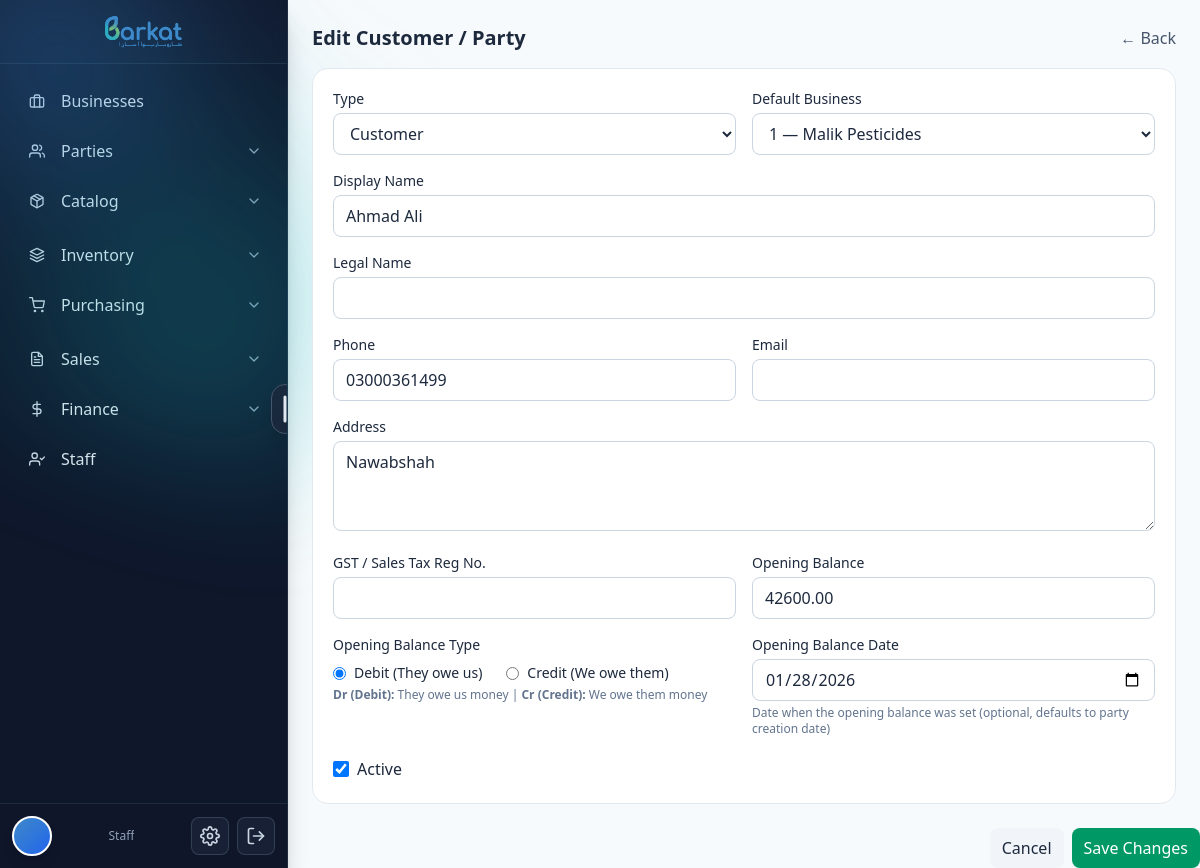
The app's page /party/22/edit/ with its own data.
### barkat/models.py (models this page shows, shortened)
class TimeStampedBy(models.Model):
    created_at = models.DateTimeField(default=timezone.now, db_index=True, editable=True)
    updated_at = models.DateTimeField(auto_now=True, db_index=True)
    created_by = models.ForeignKey(
        settings.AUTH_USER_MODEL, null=True, blank=True,
        on_delete=models.SET_NULL, related_name="%(class)s_created"
    )
    updated_by = models.ForeignKey(
        settings.AUTH_USER_MODEL, null=True, blank=True,
        on_delete=models.SET_NULL, related_name="%(class)s_updated"
    )
    is_active = models.BooleanField(default=True, db_index=True)
    is_deleted = models.BooleanField(default=False, db_index=True)
    class Meta:
        abstract = True

class Party(TimeStampedBy):
    CUSTOMER = "CUSTOMER"
    VENDOR = "VENDOR"
    BOTH = "BOTH"
    PARTY_TYPES = [(CUSTOMER, "Customer"), (VENDOR, "Vendor"), (BOTH, "Both")]
    type = models.CharField(max_length=20, choices=PARTY_TYPES, db_index=True)
    display_name = models.CharField(max_length=255, db_index=True)
    legal_name = models.CharField(max_length=255, blank=True, default="")
    phone = models.CharField(max_length=50, blank=True, default="")
    email = models.EmailField(blank=True, default="")
    address = models.TextField(blank=True, default="")
    gst_number = models.CharField(max_length=50, blank=True, default="")
    opening_balance = models.DecimalField(**DECIMAL_12_2, default=0)
    opening_balance_side = models.CharField(
        max_length=2,
        choices=[('Dr', 'Debit (They owe us)'), ('Cr', 'Credit (We owe them)')],
        default='Dr',
        help_text='Specify whether the opening balance is Debit or Credit'
    )
    opening_balance_date = models.DateField(
        null=True,
        blank=True,
        help_text='Date when the opening balance was set (defaults to party creation date)'
    )
    cached_balance = models.DecimalField(**DECIMAL_12_2, default=0, editable=False)
    cached_balance_updated_at = models.DateTimeField(null=True, blank=True, editable=False)
    default_business = models.ForeignKey(Business, null=True, blank=True, on_delete=models.SET_NULL)
    class Meta:
        indexes = [models.Index(fields=["type", "display_name"])]

### barkat/views.py (the view, shortened to what this page needs)
# urls.py: path("party/<int:pk>/edit/", views.PartyUpdateView.as_view(), name="party_update"),
class PartyUpdateView(UpdateView):
    model = Party
    form_class = PartyForm
    template_name = "barkat/parties/party_form.html"
    success_url = reverse_lazy("customers_list")

### barkat/models.py (called while the page is built)
    def __str__(self):
        return f"{self.code} — {self.name}"

### barkat/templates/barkat/parties/party_form.html (shortened to what this page needs)
{% extends "base.html" %} {% block content %}
<div class="p-4 md:p-6 max-w-5xl mx-auto">
  <div class="flex items-center justify-between mb-4">
    <h1 class="text-xl font-semibold">
      {% if object and object.pk %}Edit Customer / Party{% else %}New Customer /
      Party{% endif %}
    </h1>
    <a href="{% url 'customers_list' %}" class="text-slate-600 hover:underline"
      >← Back</a
    >
  </div>
  <form
    method="post"
    class="rounded-2xl border border-slate-200 bg-white p-5 space-y-5"
  >
    <div class="grid md:grid-cols-2 gap-4">
      <div>
        <label class="block text-sm mb-1">Type</label>
        {{ form.type }}
      </div>
      <div>
        <label class="block text-sm mb-1">Default Business</label>
        {{ form.default_business }}
      </div>
      <div class="md:col-span-2">
        <label class="block text-sm mb-1">Display Name</label>
        {{ form.display_name }}
      </div>
      <div class="md:col-span-2">
        <label class="block text-sm mb-1">Legal Name</label>
        {{ form.legal_name }}
      </div>
      <div>
        <label class="block text-sm mb-1">Phone</label>
        {{ form.phone }}
      </div>
      <div>
        <label class="block text-sm mb-1">Email</label>
        {{ form.email }}
      </div>
      <div class="md:col-span-2">
        <label class="block text-sm mb-1">Address</label>
        {{ form.address }}
      </div>
      <div>
        <label class="block text-sm mb-1">GST / Sales Tax Reg No.</label>
        {{ form.gst_number }}
      </div>
      <div>
        <label class="block text-sm mb-1">Opening Balance</label>
        {{ form.opening_balance }}
      </div>
      <div>
        <label class="block text-sm mb-1">Opening Balance Type</label>
        <div class="flex gap-6 mt-2">
          {% for choice in form.opening_balance_side %}
            <label class="inline-flex items-center gap-2 cursor-pointer">
              {{ choice.tag }}
              <span class="text-sm">{{ choice.choice_label }}</span>
            </label>
          {% endfor %}
        </div>
        <div class="text-xs text-slate-500 mt-1">
          <strong>Dr (Debit):</strong> They owe us money |
          <strong>Cr (Credit):</strong> We owe them money
        </div>
      </div>
      <div>
        <label class="block text-sm mb-1">Opening Balance Date</label>
        {{ form.opening_balance_date }}
        <div class="text-xs text-slate-500 mt-1">
          Date when the opening balance was set (optional, defaults to party creation date)
        </div>
      </div>
    </div>
    <div class="md:col-span-2">
      <label class="inline-flex items-center gap-2">
        {{ form.is_active }} <span>Active</span>
      </label>
    </div>
    </div>
    <div class="flex items-center justify-end gap-2">
      <a
        href="{% url 'customers_list' %}"
        class="rounded-lg px-3 py-2 bg-slate-100 hover:bg-slate-200"
        >Cancel</a
      >
      <button
        class="rounded-lg px-3 py-2 bg-emerald-600 text-white hover:bg-emerald-500"
      >
        {% if object and object.pk %}Save Changes{% else %}Create{% endif %}
      </button>
    </div>
</div>
{% endblock %}

### barkat/static/css/styles.css (style rules this page uses)
:root { --primary-color: #418AC9; --secondary-color: #2BB5BC; --tertiary-color: #97CA51; --accent: var(--primary-color); --accent2: var(--secondary-color); --accent3: var(--tertiary-color); }
body { position: relative; overflow: hidden; }
html, body { height: 100%; margin: 0; padding: 0; }
body::before { content: ""; position: absolute; inset: 0; pointer-events: none; background: radial-gradient(60% 40% at 10% 20%, rgba(255, 255, 255, 0.55), transparent 20%), radial-gradient(50% 30% at 90% 80%, rgba(255, 255, 255, 0.3), transparent 25%); mix-blend-mode: overlay; z-index: 0; }
body::after { content: ""; position: absolute; width: 540px; height: 540px; left: -12%; top: -10%; transform: rotate(15deg); background: radial-gradient(circle at 30% 30%, color-mix(in srgb, var(--primary-color) 60%, transparent), transparent 40%), radial-gradient(circle at 70% 70%, color-mix(in srgb, var(--secondary-color) 45%, transparent), transparent 55%); filter: blur(60px) saturate(120%); opacity: 0.65; pointer-events: none; z-index: 0; }

### barkat/templates/base.html (style rules this page uses)
html, body { overflow-x: hidden !important; max-width: 100vw; }
* { max-width: 100%; }

### records on screen
Party: type "Customer", default_business "1 — Malik Pesticides", display_name "Ahmad Ali", phone "03000361499", address "Nawabshah", opening_balance "42600.00", opening_balance_date "01/28/2026", is_active "☑"

### other values on screen
{{ desig|default:"Staff" }} "Staff"
{{ choice.choice_label }} "Debit (They owe us)" "Credit (We owe them)"
